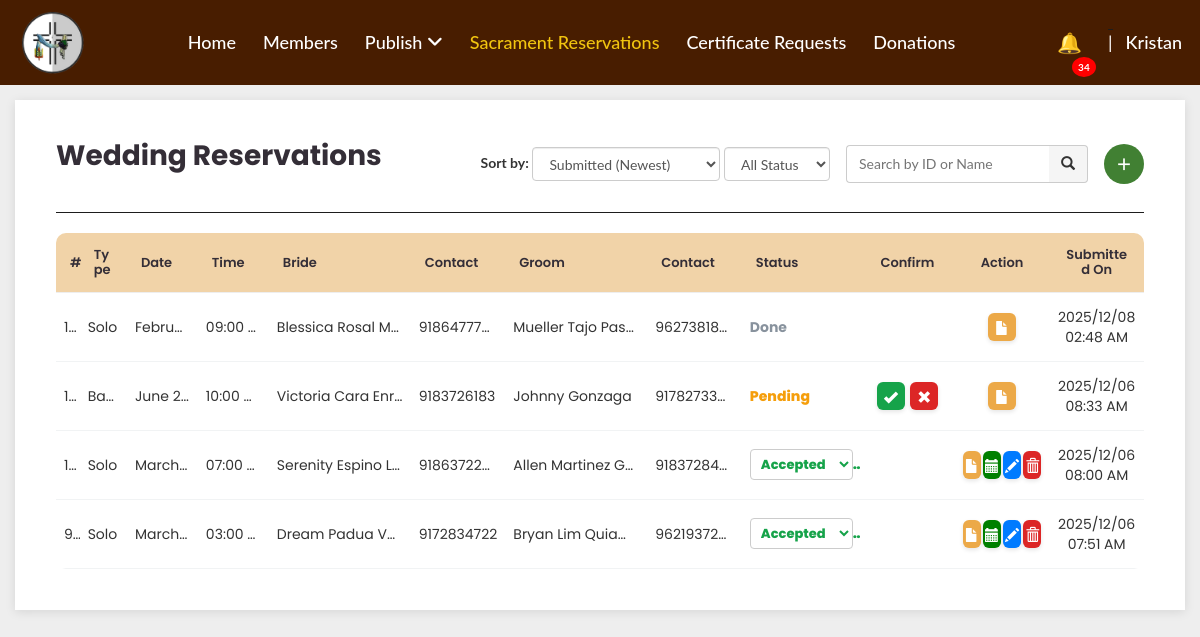
The page /private/sacraments/wedding/s_wedding.php?error=notfound (signed in) on the database its author committed.
### tables this page shows
CREATE TABLE `weddings` (
  `id` int(11) NOT NULL,
  `reservation_user_id` int(11) DEFAULT NULL,
  `wedding_type` varchar(15) DEFAULT NULL,
  `status` varchar(20) NOT NULL DEFAULT 'Pending',
  `decline_reason` text DEFAULT NULL,
  `email` varchar(100) DEFAULT NULL,
  `date` date DEFAULT NULL,
  `time` time DEFAULT NULL,
  `notif` tinyint(4) DEFAULT NULL,
  `rehearsal_date` date DEFAULT NULL,
  `rehearsal_time` time DEFAULT NULL,
  `canon_interview_date` date DEFAULT NULL,
  `canon_interview_time` time DEFAULT NULL,
  `precana_semi_date` date DEFAULT NULL,
  `precana_semi_time` time DEFAULT NULL,
  `created_at` timestamp NOT NULL DEFAULT current_timestamp(),
  `bride_firstname` varchar(30) DEFAULT NULL,
  `bride_middlename` varchar(30) DEFAULT NULL,
  `bride_lastname` varchar(30) DEFAULT NULL,
  `bride_birthdate` date DEFAULT NULL,
  `bride_nationality` varchar(100) DEFAULT NULL,
  `bride_address` varchar(255) DEFAULT NULL,
  `bride_contact` varchar(50) DEFAULT NULL,
  `bride_email` varchar(150) DEFAULT NULL,
  `groom_firstname` varchar(30) DEFAULT NULL,
  `groom_middlename` varchar(30) DEFAULT NULL,
  `groom_lastname` varchar(30) DEFAULT NULL,
  `groom_suffix` varchar(30) DEFAULT NULL,
  `groom_birthdate` date DEFAULT NULL,
  `groom_nationality` varchar(30) DEFAULT NULL,
  `groom_address` varchar(255) DEFAULT NULL,
  `groom_contact` varchar(50) DEFAULT NULL,
  `groom_email` varchar(150) DEFAULT NULL,
  `b_birth_certificate` varchar(300) DEFAULT NULL,
  `b_baptismal_certificate` varchar(300) DEFAULT NULL,
  `b_marriage_license` varchar(300) DEFAULT NULL,
  `b_confirmation_certificate` varchar(300) DEFAULT NULL,
  `b_cenomar` varchar(300) DEFAULT NULL,
  `g_birth_certificate` varchar(300) DEFAULT NULL,
  `g_baptismal_certificate` varchar(300) DEFAULT NULL,
  `g_marriage_license` varchar(300) DEFAULT NULL,
  `g_confirmation_certificate` varchar(300) DEFAULT NULL,
  `g_cenomar` varchar(300) DEFAULT NULL,
  `presiding_priest` varchar(50) NOT NULL DEFAULT 'Rev. Fr. James Nitollama'
);

### private/sacraments/wedding/s_wedding.php (the view, shortened to what this page needs)
<?php
require_once '../connection.php';
$admin_name = !empty($_SESSION['givenname']) ? $_SESSION['givenname'] : $_SESSION['username'];
$unreadCount = 0;
if (isset($_SESSION['user_id'])) {
    $stmt = $conn->prepare("SELECT COUNT(*) AS cnt FROM admin_notifications WHERE status = 'Unread'");
    $stmt->execute();
    $result = $stmt->get_result()->fetch_assoc();
    $unreadCount = $result['cnt'] ?? 0;
}
?>
<!DOCTYPE html>
<html lang="en">
<head>
<link href="https://maxcdn.bootstrapcdn.com/bootstrap/3.3.0/css/bootstrap.min.css" rel="stylesheet" />
<link href='https://unpkg.com/boxicons@2.0.9/css/boxicons.min.css' rel='stylesheet'>
<link href='../../../stylesheets/private/s_wedding.css' rel='stylesheet'>
<link rel="stylesheet" href="https://cdnjs.cloudflare.com/ajax/libs/font-awesome/6.4.0/css/all.min.css">
<link rel="stylesheet" href="../../../stylesheets/private/navbar_updated.css" />
<link rel='stylesheet' href='../../../stylesheets/private/main_content.css'>
<link rel="icon" type="image/x-icon" href="../../../stylesheets/assets/favicon.ico">
</head>
<body>
<header class="custom-header">
<nav class="navbar custom-navbar">
    <div class="nav-left">
        <a href="dashboard.php">
            <img src="../../santa krus logo.png"
                 alt="Parish Logo"
                 class="logo">
        </a>
    </div>
    <ul class="nav-links nav-center">
        <li><a href="../../dashboard.php">Home</a></li>
        <li><a href="../../stk/members.php">Members</a></li>
        <li class="li-dropdown">
            <a href="#">
                Publish <i class="fa-solid fa-angle-down"></i>
            </a>
        </li>
        <li><a href="../sacrament_dashboard.php" class="active">Sacrament Reservations</a></li>
        <li><a href="../certificate_req/certificate_request.php">Certificate Requests</a></li>
        <li><a href="../../donations.php">Donations</a></li>
    </ul>
    <div class="nav-right">
        <ul class="nav-links">
            <li class="nav-notification">
                <a href="../../notification/admin_notif.php">
                    <span class="bell">&#128276;</span>
                    <?php if (!empty($unreadCount) && $unreadCount > 0): ?>
                        <span class="badge"><?= $unreadCount ?></span>
                    <?php endif; ?>
                </a>
            </li>
            <li class="divider">|</li>
            <li class="li-dropdown">
                <a href="#" style="margin-right: -10px;"><?= htmlspecialchars($admin_name) ?></a>
            </li>
        </ul>
    </div>
</nav>
</header>
<div class="main-content">
<div class="reservations-header">
<h1>Wedding Reservations</h1>
<div class="reservations-controls">
<form method="GET" action="" class="form-inline">
  <label for="sort">Sort by:</label>
  <select name="sort" id="sort" class="form-control" onchange="this.form.submit()">
    <option value="submitted_desc" <?= ($_GET['sort'] ?? '') === 'submitted_desc' ? 'selected' : '' ?>>
      Submitted (Newest)
    </option>
  </select>
  <select name="status" id="status" class="form-control" onchange="this.form.submit()">
    <option value="all">All Status</option>
  </select>
</form>
<div class="search-box" title="Search by ID or Name">
  <form method="GET" action="" class="search-form">
    <div class="search-group">
      <input
        type="text"
        name="search"
        placeholder="Search by ID or Name"
        class="search-input"
        value="<?php echo isset($_GET['search']) ? htmlspecialchars($_GET['search'] ?? '') : ''; ?>"
      />
      <button type="submit" class="search-btn" aria-label="Search">
        <span class="glyphicon glyphicon-search"></span>
      </button>
    </div>
  </form>
</div>
<a href="s_wedding_insert.php">
    <button class="add-btn" id="addReservationBtn">
    <i class='bx bx-plus'></i>
    </button>
</a>
</div>
</div>
<hr class="divider">
<div class="sacraments-table-container">
  <table class="sacraments-table">
    <thead>
        <tr>
        <th>#</th>
        <th>Type</th>
        <th>Date</th>
        <th>Time</th>
        <th>Bride</th>
        <th>Contact</th>
        <th>Groom</th>
        <th>Contact</th>
        <th>Status</th>
        <th class="confirm-column">Confirm</th>
        <th class="action-column">Action</th>
        <th>Submitted On</th>
        </tr>
    </thead>
    <tbody>
      <?php
        $whereSQL = [];
        $whereClause = !empty($whereSQL)
            ? ' WHERE ' . implode(' AND ', $whereSQL)
            : '';
        $limit = 9;
        $page  = isset($_GET['page']) && is_numeric($_GET['page']) ? (int)$_GET['page'] : 1;
        $page  = max($page, 1);
        $offset = ($page - 1) * $limit;
        try {
            $orderSQL = " ORDER BY created_at DESC";
            $sql = "SELECT * FROM weddings"
                . $whereClause
                . $orderSQL
                . " LIMIT :limit OFFSET :offset";
            $query = $dbh->prepare($sql);
            $query->bindValue(':limit', (int)$limit, PDO::PARAM_INT);
            $query->bindValue(':offset', (int)$offset, PDO::PARAM_INT);
            $query->execute();
            $results = $query->fetchAll(PDO::FETCH_OBJ);
          if ($query->rowCount() > 0) {
              foreach ($results as $result) {
                  ?>
                    <tr>
                    <td><?= $result->id ?></td>
                    <td><?= htmlentities($result->wedding_type) ?></td>
                    <td><?= date('F j, Y', strtotime($result->date)) ?></td>
                    <td>
                    <?= $result->time
                        ? date('h:i A', strtotime($result->time))
                        : '—' ?>
                    </td>
                    <td>
                    <?= htmlentities($result->bride_firstname) ?>
                    <?= htmlentities($result->bride_middlename) ?>
                    <?= htmlentities($result->bride_lastname) ?>
                    </td>
                    <td><?= htmlentities($result->bride_contact) ?></td>
                    <td>
                    <?= htmlentities($result->groom_firstname) ?>
                    <?= htmlentities($result->groom_middlename) ?>
                    <?= htmlentities($result->groom_lastname) ?>
                    </td>
                    <td><?= htmlentities($result->groom_contact) ?></td>
                    <td class="
                        <?php
                        if ($result->status === 'Accepted') echo 'status-verified';
                        elseif ($result->status === 'Declined') echo 'status-unverified';
                        elseif ($result->status === 'Done') echo 'status-done';
                        elseif ($result->status === 'Cancelled') echo 'status-cancelled';
                        else echo 'status-pending';
                        ?>
                    ">
                    <?php if ($result->status === 'Accepted'): ?>
                        <select class="status-dropdown" data-id="<?php echo $result->id; ?>">
                            <option value="Accepted" selected>Accepted</option>
                        </select>
                    <?php else: ?>
                        <?php echo htmlentities($result->status); ?>
                    <?php endif; ?>
                    </td>
                    <td class="confirm-column">
                        <?php if ($result->status !== 'Declined' && $result->status !== 'Done' && $result->status !== 'Accepted' && $result->status !== 'Cancelled'): ?>
                            <button class="btn-approve" data-id="<?php echo $result->id; ?>" title="Accept">
                                <i class="glyphicon glyphicon-ok"></i>
                            </button>
                            <button class="btn-reject" data-id="<?php echo $result->id; ?>" title="Reject">
                                <i class="glyphicon glyphicon-remove"></i>
                            </button>
                        <?php endif; ?>
                    </td>
                    <td class="action-column">
                        <div class="action-buttons">
                            <a href="s_wedding_view.php?id=<?php echo $result->id; ?>" class="btn-view" title="View Details">
                                <i class="glyphicon glyphicon-file"></i>
                            </a>
                            <?php if (!in_array($result->status, ['Pending', 'Declined', 'Done', 'Cancelled'])): ?>
                                <a href="../../notification/wedding_rehearsal_schedule.php?sacrament=Wedding&id=<?php echo $result->id; ?>" class="btn-schedule" title="Set Schedule">
                                    <i class="glyphicon glyphicon-calendar"></i>
                                </a>
                                <a href="s_wedding_update.php?id=<?php echo $result->id; ?>" class="btn-edit" title="Edit Information">
                                    <i class="glyphicon glyphicon-pencil"></i>
                                </a>
                                <button
                                class="btn-delete"
                                title="Delete Reservation"
                                data-id="<?php echo $result->id; ?>"
                                >
                                <i class="glyphicon glyphicon-trash"></i>
                                </button>
                            <?php endif; ?>
                        </div>
                    </td>
                    <td>
                        <?php
                            $date = new DateTime($result->created_at);
                            echo htmlentities($date->format('Y/m/d')) . '<br>' . htmlentities($date->format('h:i A'));
                        ?>
                    </td>
                </tr>
                  <?php
              }
          } else {
              echo '<tr><td colspan="11">No records found.</td></tr>';
          }
      } catch (PDOException $e) {
          echo "<tr><td colspan='11'>Error: " . $e->getMessage() . "</td></tr>";
      }
      ?>
    </tbody>
  </table>
</div>
</body>
</html>

### stylesheets/private/s_wedding.css (style rules this page uses)
.sacraments-table { width: 100%; border-collapse: collapse; font-size: 14px; font-family: var(--poppins); table-layout: fixed; border-radius: 10px; overflow: hidden; }
.sacraments-table thead { background: #f1d3a8; }
.sacraments-table th { font-weight: 600; color: var(--dark); font-size: 13px; position: relative; white-space: normal; word-wrap: break-word; line-height: 1.2; border-bottom: 1px solid #eee; padding: 14px; text-align: left; }
.sacraments-table th:nth-child(1) { width: 1%; }
.sacraments-table th:nth-child(2) { width: 2%; }
.sacraments-table th:nth-child(3) { width: 3%; }
.sacraments-table th:nth-child(4) { width: 3%; }
.sacraments-table th:nth-child(5) { width: 6%; }
.sacraments-table th:nth-child(6) { width: 4%; }
.sacraments-table th:nth-child(7) { width: 6%; }
.sacraments-table th:nth-child(8) { width: 4%; }
.sacraments-table th:nth-child(9) { width: 5%; }
.sacraments-table th:nth-child(10) { width: 4%; }
.sacraments-table th:nth-child(11) { width: 4%; }
.sacraments-table th:nth-child(12) { width: 4%; }
.sacraments-table td { padding: 14px 8px; border-bottom: 1px solid #f1f3f4; vertical-align: middle; position: relative; white-space: nowrap; overflow: hidden; text-overflow: ellipsis; max-width: 150px; font-size: 14px; }
.sacraments-table .status-pending { color: #f59e0b; font-weight: 800; }
.sacraments-table .status-done { color: #88929d; font-weight: 700; }
.sacraments-table .status-verified { color: #16a34a; font-weight: 800; }
.sacraments-table .action-buttons { display: flex; gap: 2px; align-items: center; justify-content: center; }
.sacraments-table td:last-child { text-align: center; }
.sacraments-table th:last-child { text-align: center; }
.sacraments-table td:nth-last-child(2) { text-align: center; vertical-align: middle; }
.sacraments-table th:nth-last-child(2) { text-align: center; }
.sacraments-table td:nth-last-child(2) i { display: block; margin: 0 auto; }
.sacraments-table .confirm-column { text-align: center; vertical-align: middle; }
.confirm-column .btn-approve, .confirm-column .btn-reject { display: inline-block !important; margin: 0 1px; float: none; vertical-align: middle; }
.sacraments-table .action-column { text-align: center; vertical-align: middle; }
.sacraments-table .btn-approve, .sacraments-table .btn-reject, .sacraments-table .btn-delete, .sacraments-table .btn-view, .sacraments-table .btn-edit, .sacraments-table .btn-schedule { width: 28px; height: 28px; border-radius: 6px; border: none; cursor: pointer; display: flex; align-items: center; justify-content: center; font-size: 14px; transition: all 0.3s ease; box-shadow: 0 2px 4px rgba(0, 0, 0, 0.1); }
.confirm-column .btn-approve, .confirm-column .btn-reject { display: inline-flex !important; margin: 0 1px; float: none; vertical-align: middle; }
.sacraments-table .btn-schedule { background: green; color: white; }
.sacraments-table .btn-edit { background: #007bff; color: white; }
.sacraments-table .btn-view { background: #eca948; color: white; }
.sacraments-table .btn-approve { background: #16a34a; color: white; }
.sacraments-table .btn-reject { background: #dc2626; color: white; }
.sacraments-table .btn-delete { background: #dc2626; color: white; }
.reservations-header { display: flex; justify-content: space-between; align-items: center; margin-bottom: 24px; flex-wrap: wrap; gap: 16px; }
.reservations-header h1 { margin: 0; font-size: 32px; font-weight: 700; color: var(--dark); }
.reservations-controls { display: flex; align-items: center; gap: 16px; flex-wrap: wrap; }
.search-box { max-width: 420px; }
.search-form { display: flex; align-items: center; gap: 8px; }
.search-group { display: flex; width: 100%; }
.search-input { flex: 1; padding: 8px 12px; border: 1px solid #ccc; border-right: none; border-radius: 4px 0 0 4px; font-size: 14px; }
.search-btn { padding: 8px 12px; border: 1px solid #ccc; border-left: none; background: #f5f5f5; border-radius: 0 4px 4px 0; cursor: pointer; }
.search-btn .glyphicon { font-size: 14px; }
.add-btn { width: 40px; height: 40px; border-radius: 50%; background: var(--green); color: white; border: none; cursor: pointer; display: flex; align-items: center; justify-content: center; font-size: 20px; transition: all 0.3s ease; }
.status-dropdown { padding: 4px 6px; border-radius: 4px; border: 1px solid #ccc; font-size: 13px; background: #fff; cursor: pointer; }

### rows shown on the page
weddings: wedding_type "Solo", date "Febru…", time "09:00…", bride_firstname "Blessica", bride_middlename "Rosal", bride_lastname "M…", bride_contact "9186477722", groom_firstname "Mueller", groom_middlename "Tajo", groom_lastname "Pas…", groom_contact "96273818…", status "Done", created_at "2025/12/08", created_at "02:48 AM"
weddings: wedding_type "Ba…", date "June 2…", time "10:00…", bride_firstname "Victoria", bride_middlename "Cara", bride_lastname "Enr…", bride_contact "9183726183", groom_firstname "Johnny", groom_lastname "Gonzaga", groom_contact "9178273348", status "Pending", created_at "2025/12/06", created_at "08:33 AM"
weddings: wedding_type "Solo", date "March…", time "07:00…", bride_firstname "Serenity", bride_middlename "Espino", bride_lastname "L…", bride_contact "9186372233", groom_firstname "Allen", groom_middlename "Martinez", groom_lastname "G…", groom_contact "91837284…", id "Accepted", created_at "2025/12/06", created_at "08:00 AM"
weddings: wedding_type "Solo", date "March…", time "03:00…", bride_firstname "Dream", bride_middlename "Padua", bride_lastname "V…", bride_contact "9172834722", groom_firstname "Bryan", groom_middlename "Lim", groom_lastname "Quia…", groom_contact "96219372…", id "Accepted", created_at "2025/12/06", created_at "07:51 AM"

### other values the page prints
$unreadCount "34"
$admin_name "Kristan"
